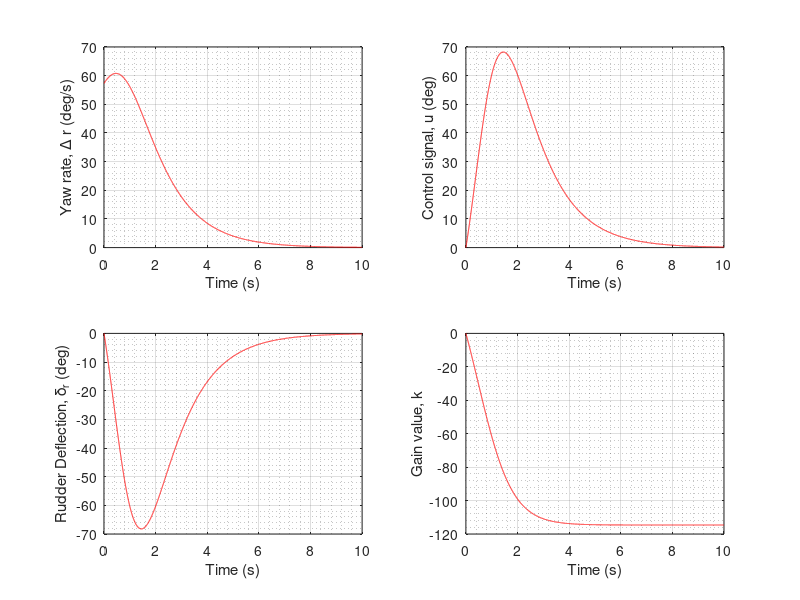

The MATLAB script that drew this image:
clear; clc; close all
% simulate and control the unstable spiral mode

%% simulation time
t0 = 0; % initial time (s)
Tf = 10; % final time (s)
dt = 0.001; % timestep (s)
T = t0:dt:Tf; % time vector

%% sprial mode
A = 0.25;
B = 0.5;

%% initialization
x = zeros(1,length(T)); % time-series of state vector
x(:,1) = 1; % initial yaw rate in rad/s
u = zeros(1,length(T)); % time-series of control vector
dr = zeros(1,length(T)); % time-series of rudder deflection
k = zeros(1,length(T)); % initial gain value is zero

%% simulation run
for i = 1:length(T)
    % k = 1; % some randome gain value
    % k = -10; % we need k < -2 for stability.
    % k < -2 is derived from the assumption that we know
    % the value of all aerodynamic coefficients

    % If we don't know the value of all aerodynamic coefficients
    % we will keep changing k in real time
    % k will be changing according to k_dot = -r^2
    
    % controller
    u(i) = -k(i)*x(:,i);
    dr(i) = -u(i);
    
    % system dynamics
    x_dot = A * x(:,i) + B * dr(i);
    x(:,i+1) = x(:,i) + x_dot * dt; % update state vector using Euler integration

    % gain dynamic
    k_dot = -x(:,i)*x(:,i); % k_dot = -r^2
    k(:,i+1) = k(i) + k_dot * dt;
end

%% plot
subplot(2,2,1)
plot(T, x(1,1:length(T))*180/pi, '-r'); hold on
xlabel('Time (s)'); 
ylabel('Yaw rate, \Delta r (deg/s)')
grid on; grid minor

subplot(2,2,2)
plot(T, u(1,1:length(T))*180/pi, '-r'); hold on
xlabel('Time (s)'); 
ylabel('Control signal, u (deg)')
grid on; grid minor

subplot(2,2,3)
plot(T, dr(1,1:length(T))*180/pi, '-r'); hold on
xlabel('Time (s)'); 
ylabel('Rudder Deflection, \delta_r (deg)')
grid on; grid minor

subplot(2,2,4)
plot(T, k(1,1:length(T))*180/pi, '-r'); hold on
xlabel('Time (s)'); 
ylabel('Gain value, k')
grid on; grid minor
